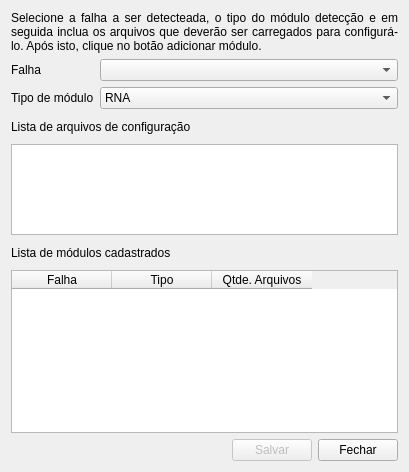
<?xml version="1.0" encoding="UTF-8"?>
<ui version="4.0">
 <class>ConfigModulos</class>
 <widget class="QDialog" name="ConfigModulos">
  <property name="geometry">
   <rect>
    <x>0</x>
    <y>0</y>
    <width>409</width>
    <height>472</height>
   </rect>
  </property>
  <property name="windowTitle">
   <string>Configuração das falhas do sistema</string>
  </property>
  <layout class="QGridLayout" name="gridLayout">
   <item row="0" column="0" colspan="2">
    <widget class="QLabel" name="label_4">
     <property name="text">
      <string>Selecione a falha a ser detecteada, o tipo do módulo detecção e em seguida inclua os arquivos que deverão ser carregados para configurá-lo. Após isto, clique no botão adicionar módulo.</string>
     </property>
     <property name="alignment">
      <set>Qt::AlignJustify|Qt::AlignVCenter</set>
     </property>
     <property name="wordWrap">
      <bool>true</bool>
     </property>
    </widget>
   </item>
   <item row="1" column="0">
    <widget class="QLabel" name="label_7">
     <property name="sizePolicy">
      <sizepolicy hsizetype="Fixed" vsizetype="Preferred">
       <horstretch>0</horstretch>
       <verstretch>0</verstretch>
      </sizepolicy>
     </property>
     <property name="text">
      <string>Falha</string>
     </property>
    </widget>
   </item>
   <item row="1" column="1" rowspan="2">
    <layout class="QVBoxLayout" name="verticalLayout_2">
     <item>
      <widget class="QComboBox" name="falhas">
       <property name="toolTip">
        <string>Local da falha</string>
       </property>
      </widget>
     </item>
     <item>
      <widget class="QComboBox" name="tipos">
       <property name="toolTip">
        <string>Local da falha</string>
       </property>
       <item>
        <property name="text">
         <string>RNA</string>
        </property>
       </item>
       <item>
        <property name="text">
         <string>Fuzzy</string>
        </property>
       </item>
       <item>
        <property name="text">
         <string>Estatístico</string>
        </property>
       </item>
       <item>
        <property name="text">
         <string>Personalizado</string>
        </property>
       </item>
      </widget>
     </item>
    </layout>
   </item>
   <item row="2" column="0">
    <widget class="QLabel" name="label_6">
     <property name="sizePolicy">
      <sizepolicy hsizetype="Fixed" vsizetype="Preferred">
       <horstretch>0</horstretch>
       <verstretch>0</verstretch>
      </sizepolicy>
     </property>
     <property name="text">
      <string>Tipo de módulo</string>
     </property>
    </widget>
   </item>
   <item row="3" column="0" colspan="2">
    <layout class="QHBoxLayout" name="horizontalLayout_2">
     <item>
      <widget class="QLabel" name="label_5">
       <property name="text">
        <string>Lista de arquivos de configuração</string>
       </property>
      </widget>
     </item>
     <item>
      <spacer name="horizontalSpacer_4">
       <property name="orientation">
        <enum>Qt::Horizontal</enum>
       </property>
       <property name="sizeHint" stdset="0">
        <size>
         <width>198</width>
         <height>20</height>
        </size>
       </property>
      </spacer>
     </item>
     <item>
      <widget class="QToolButton" name="adicionar_arq">
       <property name="toolTip">
        <string>Adicionar arquivo</string>
       </property>
       <property name="icon">
        <iconset resource="../imgs/imgs.qrc">
         <normaloff>:/imgs/abrir.png</normaloff>:/imgs/abrir.png</iconset>
       </property>
       <property name="autoRaise">
        <bool>true</bool>
       </property>
      </widget>
     </item>
     <item>
      <widget class="QToolButton" name="remover_arq">
       <property name="toolTip">
        <string>Remover arquivo</string>
       </property>
       <property name="icon">
        <iconset resource="../imgs/imgs.qrc">
         <normaloff>:/imgs/cancelar.png</normaloff>:/imgs/cancelar.png</iconset>
       </property>
       <property name="autoRaise">
        <bool>true</bool>
       </property>
      </widget>
     </item>
     <item>
      <widget class="QToolButton" name="subir_arq">
       <property name="toolTip">
        <string>Subir arquivo na lista</string>
       </property>
       <property name="icon">
        <iconset resource="../imgs/imgs.qrc">
         <normaloff>:/imgs/mover_para_cima.png</normaloff>:/imgs/mover_para_cima.png</iconset>
       </property>
       <property name="autoRaise">
        <bool>true</bool>
       </property>
      </widget>
     </item>
     <item>
      <widget class="QToolButton" name="descer_arq">
       <property name="toolTip">
        <string>Descer arquivo na lista</string>
       </property>
       <property name="icon">
        <iconset resource="../imgs/imgs.qrc">
         <normaloff>:/imgs/mover_para_baixo.png</normaloff>:/imgs/mover_para_baixo.png</iconset>
       </property>
       <property name="autoRaise">
        <bool>true</bool>
       </property>
      </widget>
     </item>
    </layout>
   </item>
   <item row="4" column="0" colspan="2">
    <widget class="QListWidget" name="lista_arquivos">
     <property name="maximumSize">
      <size>
       <width>16777215</width>
       <height>120</height>
      </size>
     </property>
     <property name="toolTip">
      <string>Lista de arquivos a serem carregados</string>
     </property>
    </widget>
   </item>
   <item row="5" column="0" colspan="2">
    <layout class="QHBoxLayout" name="horizontalLayout_4">
     <item>
      <widget class="QLabel" name="label_3">
       <property name="text">
        <string>Lista de módulos cadastrados</string>
       </property>
      </widget>
     </item>
     <item>
      <spacer name="horizontalSpacer_3">
       <property name="orientation">
        <enum>Qt::Horizontal</enum>
       </property>
       <property name="sizeHint" stdset="0">
        <size>
         <width>153</width>
         <height>20</height>
        </size>
       </property>
      </spacer>
     </item>
     <item>
      <layout class="QHBoxLayout" name="horizontalLayout">
       <item>
        <widget class="QToolButton" name="adicionar">
         <property name="toolTip">
          <string>Adicionar módulo</string>
         </property>
         <property name="icon">
          <iconset resource="../imgs/imgs.qrc">
           <normaloff>:/imgs/adicionar.png</normaloff>:/imgs/adicionar.png</iconset>
         </property>
         <property name="autoRaise">
          <bool>true</bool>
         </property>
        </widget>
       </item>
       <item>
        <widget class="QToolButton" name="remover">
         <property name="toolTip">
          <string>Remover módulo</string>
         </property>
         <property name="icon">
          <iconset resource="../imgs/imgs.qrc">
           <normaloff>:/imgs/remover.png</normaloff>:/imgs/remover.png</iconset>
         </property>
         <property name="autoRaise">
          <bool>true</bool>
         </property>
        </widget>
       </item>
      </layout>
     </item>
    </layout>
   </item>
   <item row="6" column="0" colspan="2">
    <widget class="QTableWidget" name="modulos_cad">
     <property name="toolTip">
      <string>Módulos cadastrados</string>
     </property>
     <property name="editTriggers">
      <set>QAbstractItemView::NoEditTriggers</set>
     </property>
     <property name="tabKeyNavigation">
      <bool>false</bool>
     </property>
     <property name="selectionMode">
      <enum>QAbstractItemView::SingleSelection</enum>
     </property>
     <property name="gridStyle">
      <enum>Qt::DotLine</enum>
     </property>
     <property name="sortingEnabled">
      <bool>true</bool>
     </property>
     <attribute name="verticalHeaderVisible">
      <bool>false</bool>
     </attribute>
     <column>
      <property name="text">
       <string>Falha</string>
      </property>
     </column>
     <column>
      <property name="text">
       <string>Tipo</string>
      </property>
     </column>
     <column>
      <property name="text">
       <string>Qtde. Arquivos</string>
      </property>
     </column>
    </widget>
   </item>
   <item row="7" column="0" colspan="2">
    <layout class="QHBoxLayout" name="horizontalLayout_3">
     <item>
      <spacer name="horizontalSpacer_2">
       <property name="orientation">
        <enum>Qt::Horizontal</enum>
       </property>
       <property name="sizeHint" stdset="0">
        <size>
         <width>153</width>
         <height>20</height>
        </size>
       </property>
      </spacer>
     </item>
     <item>
      <spacer name="horizontalSpacer_5">
       <property name="orientation">
        <enum>Qt::Horizontal</enum>
       </property>
       <property name="sizeHint" stdset="0">
        <size>
         <width>153</width>
         <height>20</height>
        </size>
       </property>
      </spacer>
     </item>
     <item>
      <widget class="QPushButton" name="salvar">
       <property name="enabled">
        <bool>false</bool>
       </property>
       <property name="toolTip">
        <string>Salvar alterações</string>
       </property>
       <property name="text">
        <string>Salvar</string>
       </property>
      </widget>
     </item>
     <item>
      <widget class="QPushButton" name="fechar">
       <property name="text">
        <string>Fechar</string>
       </property>
      </widget>
     </item>
    </layout>
   </item>
  </layout>
 </widget>
 <tabstops>
  <tabstop>adicionar</tabstop>
  <tabstop>remover</tabstop>
  <tabstop>modulos_cad</tabstop>
  <tabstop>fechar</tabstop>
 </tabstops>
 <resources>
  <include location="../imgs/imgs.qrc"/>
 </resources>
 <connections>
  <connection>
   <sender>fechar</sender>
   <signal>clicked()</signal>
   <receiver>ConfigModulos</receiver>
   <slot>accept()</slot>
   <hints>
    <hint type="sourcelabel">
     <x>484</x>
     <y>466</y>
    </hint>
    <hint type="destinationlabel">
     <x>301</x>
     <y>455</y>
    </hint>
   </hints>
  </connection>
 </connections>
</ui>
